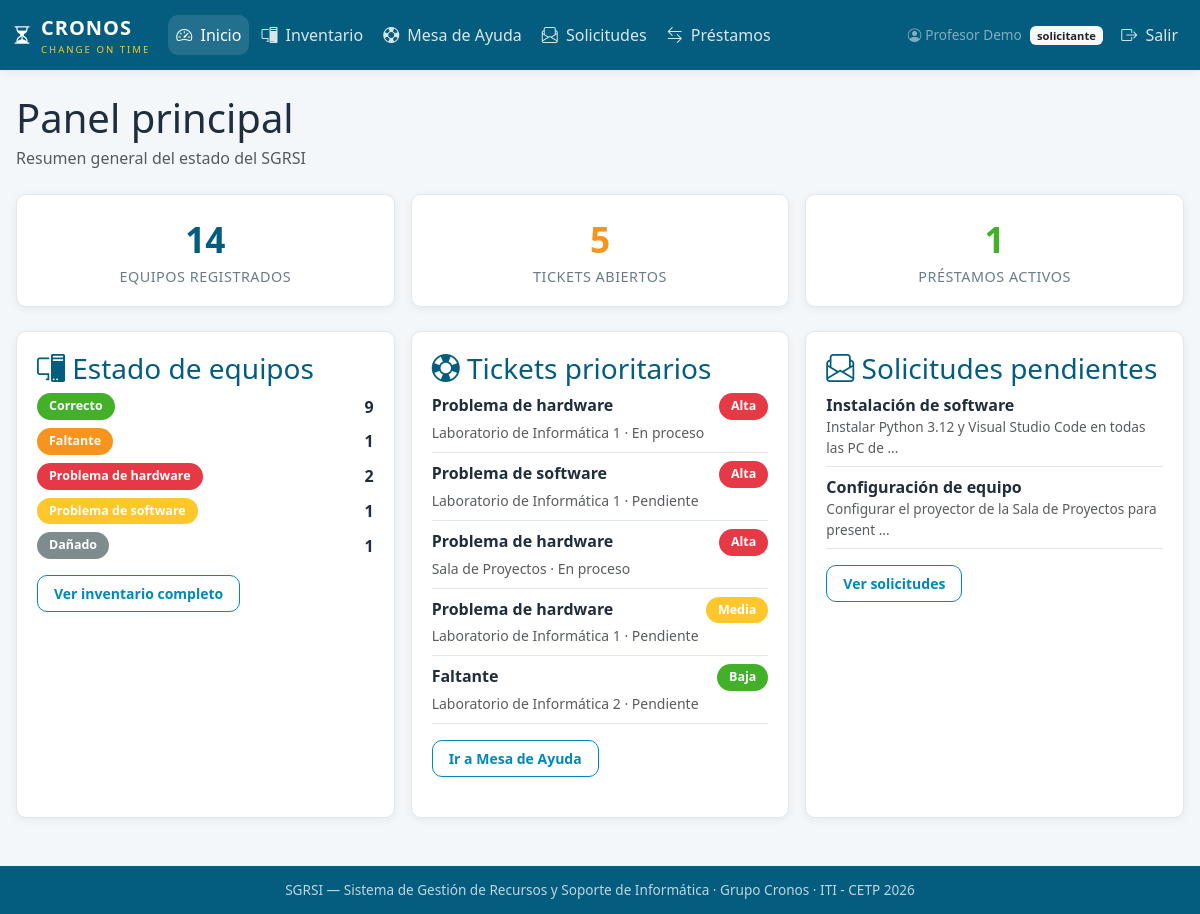
The app's page /index.php?pagina=dashboard (signed in) with its own data.
### tables this page shows
CREATE TABLE IF NOT EXISTS tickets (
    id_ticket        INT AUTO_INCREMENT PRIMARY KEY,
    id_usuario       INT NOT NULL,             
    id_tecnico       INT DEFAULT NULL,         
    id_equipo        INT DEFAULT NULL,
    id_laboratorio   INT DEFAULT NULL,
    incidente        VARCHAR(100) NOT NULL,    
    descripcion      TEXT,                     
    id_prioridad     INT NOT NULL,
    id_estado_ticket INT NOT NULL DEFAULT 1,
    fecha_apertura   DATETIME NOT NULL DEFAULT CURRENT_TIMESTAMP,
    fecha_cierre     DATETIME DEFAULT NULL,
    nota_resolucion  TEXT,
    CONSTRAINT fk_tickets_usuario  FOREIGN KEY (id_usuario)       REFERENCES usuarios(id_usuario),
    CONSTRAINT fk_tickets_tecnico  FOREIGN KEY (id_tecnico)       REFERENCES usuarios(id_usuario),
    CONSTRAINT fk_tickets_equipo   FOREIGN KEY (id_equipo)        REFERENCES equipos(id_equipo),
    CONSTRAINT fk_tickets_lab      FOREIGN KEY (id_laboratorio)   REFERENCES laboratorios(id_laboratorio),
    CONSTRAINT fk_tickets_prior    FOREIGN KEY (id_prioridad)     REFERENCES prioridades(id_prioridad),
    CONSTRAINT fk_tickets_estado   FOREIGN KEY (id_estado_ticket) REFERENCES estados_ticket(id_estado_ticket)
);

CREATE TABLE IF NOT EXISTS prioridades (
    id_prioridad  INT AUTO_INCREMENT PRIMARY KEY,
    nombre        VARCHAR(20) NOT NULL UNIQUE,
    orden         INT NOT NULL,
    color_hex     VARCHAR(7) NOT NULL DEFAULT '#999999'
);

CREATE TABLE IF NOT EXISTS laboratorios (
    id_laboratorio INT AUTO_INCREMENT PRIMARY KEY,
    nombre         VARCHAR(60) NOT NULL,
    numero_salon   VARCHAR(20) NOT NULL,
    capacidad      INT DEFAULT 0,
    activo         TINYINT(1) NOT NULL DEFAULT 1
);

CREATE TABLE IF NOT EXISTS estados_ticket (
    id_estado_ticket INT AUTO_INCREMENT PRIMARY KEY,
    nombre_estado    VARCHAR(30) NOT NULL UNIQUE
);

CREATE TABLE IF NOT EXISTS solicitudes (
    id_solicitud        INT AUTO_INCREMENT PRIMARY KEY,
    id_usuario          INT NOT NULL,
    id_tipo_solicitud   INT NOT NULL,
    id_laboratorio      INT DEFAULT NULL,
    descripcion         TEXT NOT NULL,
    fecha_solicitud     DATETIME NOT NULL DEFAULT CURRENT_TIMESTAMP,
    fecha_necesaria     DATE DEFAULT NULL,
    id_estado_solicitud INT NOT NULL DEFAULT 1,
    CONSTRAINT fk_solicitudes_usuario FOREIGN KEY (id_usuario)          REFERENCES usuarios(id_usuario),
    CONSTRAINT fk_solicitudes_tipo    FOREIGN KEY (id_tipo_solicitud)   REFERENCES tipos_solicitud(id_tipo_solicitud),
    CONSTRAINT fk_solicitudes_lab     FOREIGN KEY (id_laboratorio)      REFERENCES laboratorios(id_laboratorio),
    CONSTRAINT fk_solicitudes_estado  FOREIGN KEY (id_estado_solicitud) REFERENCES estados_solicitud(id_estado_solicitud)
);

CREATE TABLE IF NOT EXISTS tipos_solicitud (
    id_tipo_solicitud INT AUTO_INCREMENT PRIMARY KEY,
    nombre            VARCHAR(60) NOT NULL UNIQUE
);

### src/controllers/DashboardController.php (called while the page is built, shortened)
<?php
$db = Database::conectar();
$stmt = $db->query("SELECT COUNT(*) AS total FROM equipos");
$total_equipos = $stmt->fetch()['total'];
$stmt = $db->query("
    SELECT COUNT(*) AS total FROM tickets t
    JOIN estados_ticket et ON et.id_estado_ticket = t.id_estado_ticket
    WHERE et.nombre_estado != 'Resuelto'
");
$total_tickets_abiertos = $stmt->fetch()['total'];
$stmt = $db->query("
    SELECT COUNT(*) AS total FROM prestamos p
    JOIN estados_prestamo ep ON ep.id_estado_prestamo = p.id_estado_prestamo
    WHERE ep.nombre_estado = 'Activo'
");
$total_prestamos_activos = $stmt->fetch()['total'];
$stmt = $db->query("
    SELECT ee.nombre_estado, ee.color_hex, COUNT(*) AS cantidad
    FROM equipos e
    JOIN estados_equipo ee ON ee.id_estado_equipo = e.id_estado_equipo
    GROUP BY ee.id_estado_equipo
    ORDER BY ee.id_estado_equipo
");
$estados_equipos = $stmt->fetchAll();
$stmt = $db->query("
    SELECT t.id_ticket, t.incidente, t.fecha_apertura,
           p.nombre AS prioridad, p.color_hex AS color_prioridad,
           et.nombre_estado AS estado,
           l.nombre AS laboratorio
    FROM tickets t
    JOIN prioridades p ON p.id_prioridad = t.id_prioridad
    JOIN estados_ticket et ON et.id_estado_ticket = t.id_estado_ticket
    LEFT JOIN laboratorios l ON l.id_laboratorio = t.id_laboratorio
    WHERE et.nombre_estado != 'Resuelto'
    ORDER BY p.orden ASC, t.fecha_apertura ASC
    LIMIT 5
");
$tickets_activos = $stmt->fetchAll();
$stmt = $db->query("
    SELECT s.id_solicitud, s.descripcion, s.fecha_solicitud,
           ts.nombre AS tipo, es.nombre_estado AS estado
    FROM solicitudes s
    JOIN tipos_solicitud ts ON ts.id_tipo_solicitud = s.id_tipo_solicitud
    JOIN estados_solicitud es ON es.id_estado_solicitud = s.id_estado_solicitud
    WHERE es.nombre_estado = 'Pendiente'
    ORDER BY s.fecha_solicitud ASC
    LIMIT 5
");
$solicitudes_pendientes = $stmt->fetchAll();
require_once __DIR__ . '/../../views/dashboard.php';
require_once __DIR__ . '/../../views/layouts/base.php';

### views/dashboard.php (the view)
<h1 class="mb-1">Panel principal</h1>
<p class="text-muted mb-4">Resumen general del estado del SGRSI</p>
<div class="row g-3 mb-4">
    <div class="col-md-4">
        <div class="metric-card">
            <div class="metric-valor"><?= $total_equipos ?></div>
            <div class="metric-label">Equipos registrados</div>
        </div>
    </div>
    <div class="col-md-4">
        <div class="metric-card metric-naranja">
            <div class="metric-valor"><?= $total_tickets_abiertos ?></div>
            <div class="metric-label">Tickets abiertos</div>
        </div>
    </div>
    <div class="col-md-4">
        <div class="metric-card metric-verde">
            <div class="metric-valor"><?= $total_prestamos_activos ?></div>
            <div class="metric-label">Préstamos activos</div>
        </div>
    </div>
</div>
<div class="row g-3">
    <div class="col-md-4">
        <div class="card-cronos h-100">
            <h3><i class="bi bi-pc-display"></i> Estado de equipos</h3>
            <?php if ($estados_equipos): ?>
                <?php foreach ($estados_equipos as $e): ?>
                <div class="d-flex justify-content-between align-items-center mb-2">
                    <span class="badge-estado" style="background-color:<?= $e['color_hex'] ?>">
                        <?= htmlspecialchars($e['nombre_estado']) ?>
                    </span>
                    <strong><?= $e['cantidad'] ?></strong>
                </div>
                <?php endforeach; ?>
            <?php else: ?>
                <p class="text-muted">No hay equipos registrados.</p>
            <?php endif; ?>
            <a href="/index.php?pagina=inventario" class="btn btn-cronos-outline btn-sm mt-2">
                Ver inventario completo
            </a>
        </div>
    </div>
    <div class="col-md-4">
        <div class="card-cronos h-100">
            <h3><i class="bi bi-life-preserver"></i> Tickets prioritarios</h3>
            <?php if ($tickets_activos): ?>
                <?php foreach ($tickets_activos as $t): ?>
                <div class="mb-2 pb-2" style="border-bottom:1px solid var(--borde)">
                    <div class="d-flex justify-content-between">
                        <strong><?= htmlspecialchars($t['incidente']) ?></strong>
                        <span class="badge-estado" style="background-color:<?= $t['color_prioridad'] ?>">
                            <?= htmlspecialchars($t['prioridad']) ?>
                        </span>
                    </div>
                    <small class="text-muted">
                        <?= htmlspecialchars($t['laboratorio'] ?? 'Sin laboratorio') ?>
                        &middot; <?= htmlspecialchars($t['estado']) ?>
                    </small>
                </div>
                <?php endforeach; ?>
            <?php else: ?>
                <p class="text-muted">No hay tickets pendientes.</p>
            <?php endif; ?>
            <a href="/index.php?pagina=tickets" class="btn btn-cronos-outline btn-sm mt-2">
                Ir a Mesa de Ayuda
            </a>
        </div>
    </div>
    <div class="col-md-4">
        <div class="card-cronos h-100">
            <h3><i class="bi bi-envelope-paper"></i> Solicitudes pendientes</h3>
            <?php if ($solicitudes_pendientes): ?>
                <?php foreach ($solicitudes_pendientes as $s): ?>
                <div class="mb-2 pb-2" style="border-bottom:1px solid var(--borde)">
                    <strong><?= htmlspecialchars($s['tipo']) ?></strong>
                    <p class="mb-0 text-muted" style="font-size:.85rem">
                        <?= htmlspecialchars(substr($s['descripcion'], 0, 60)) ?>
                        <?= strlen($s['descripcion']) > 60 ? '...' : '' ?>
                    </p>
                </div>
                <?php endforeach; ?>
            <?php else: ?>
                <p class="text-muted">No hay solicitudes pendientes.</p>
            <?php endif; ?>
            <a href="/index.php?pagina=solicitudes" class="btn btn-cronos-outline btn-sm mt-2">
                Ver solicitudes
            </a>
        </div>
    </div>
</div>

### public/assets/css/style.css (style rules this page uses)
:root { --ceibal-azul: #0089B8; --ceibal-azul-os: #045C7E; --ceibal-verde: #43B02A; --ceibal-naranja: #F7941E; --ceibal-amarillo: #FFC72C; --ceibal-rojo: #E63946; --ceibal-gris: #7F8C8D; --fondo: #F4F7F9; --superficie: #FFFFFF; --texto: #1F2D3D; --texto-claro: #6C7A89; --borde: #E1E8ED; --radio: 10px; --sombra: 0 2px 8px rgba(0, 0, 0, 0.06); }
* { box-sizing: border-box; }
body { font-family: "Segoe UI", Roboto, "Helvetica Neue", Arial, sans-serif; background-color: var(--fondo); color: var(--texto); margin: 0; min-height: 100vh; display: flex; flex-direction: column; }
.card-cronos { background-color: var(--superficie); border: 1px solid var(--borde); border-radius: var(--radio); box-shadow: var(--sombra); padding: 20px; margin-bottom: 20px; }
.card-cronos h2, .card-cronos h3 { margin-top: 0; color: var(--ceibal-azul-os); }
.metric-card { background-color: var(--superficie); border-radius: var(--radio); border: 1px solid var(--borde); box-shadow: var(--sombra); padding: 18px; text-align: center; height: 100%; }
.metric-card .metric-valor { font-size: 2.2rem; font-weight: 700; color: var(--ceibal-azul-os); }
.metric-card .metric-label { color: var(--texto-claro); font-size: 0.9rem; text-transform: uppercase; letter-spacing: 0.5px; }
.metric-card.metric-verde .metric-valor { color: var(--ceibal-verde); }
.metric-card.metric-naranja .metric-valor { color: var(--ceibal-naranja); }
.badge-estado { display: inline-block; padding: 4px 12px; border-radius: 999px; font-size: 0.78rem; font-weight: 600; color: #FFFFFF; white-space: nowrap; }
.btn-cronos-outline { background-color: transparent; border: 1.5px solid var(--ceibal-azul); color: var(--ceibal-azul); font-weight: 600; border-radius: var(--radio); padding: 7px 16px; transition: all 0.15s ease; }

### records on screen
tickets: incidente "Problema de hardware", id_prioridad.nombre "Alta", id_laboratorio.nombre "Laboratorio de Informática 1", id_estado_ticket.nombre_estado "En proceso"
tickets: incidente "Problema de software", id_prioridad.nombre "Alta", id_laboratorio.nombre "Laboratorio de Informática 1", id_estado_ticket.nombre_estado "Pendiente"
tickets: incidente "Problema de hardware", id_prioridad.nombre "Alta", id_laboratorio.nombre "Sala de Proyectos", id_estado_ticket.nombre_estado "En proceso"
tickets: incidente "Problema de hardware", id_prioridad.nombre "Media", id_laboratorio.nombre "Laboratorio de Informática 1", id_estado_ticket.nombre_estado "Pendiente"
tickets: incidente "Faltante", id_prioridad.nombre "Baja", id_laboratorio.nombre "Laboratorio de Informática 2", id_estado_ticket.nombre_estado "Pendiente"
solicitudes: id_tipo_solicitud.nombre "Instalación de software", descripcion "Instalar Python 3.12 y Visual Studio Code en todas las PC de"
solicitudes: id_tipo_solicitud.nombre "Configuración de equipo", descripcion "Configurar el proyector de la Sala de Proyectos para present"

### other values on screen
$_SESSION['nombre'] "Profesor Demo"
$_SESSION['rol'] "solicitante"
$total_equipos "14"
$total_tickets_abiertos "5"
$total_prestamos_activos "1"
$e['nombre_estado'] "Correcto"
$e['cantidad'] "9"
$e['nombre_estado'] "Faltante"
$e['cantidad'] "1"
$e['nombre_estado'] "Problema de hardware"
$e['cantidad'] "2"
$e['nombre_estado'] "Problema de software"
$e['nombre_estado'] "Dañado"
